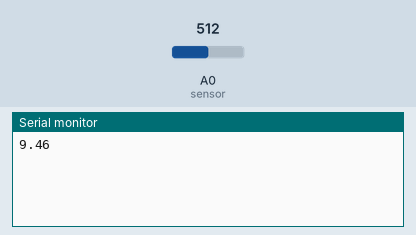
Bench run of a sketch on a simulated Arduino Uno, built with avr-gcc and run on an emulated ATmega328P. On the bench: the last lines printed to the serial monitor. The inputs (shaded band) are chosen by the test bench; at power-on: A0 (sensor) = 512.

Above: at 1.8 s.
1.9 s: A0 (sensor) set to 716
At 2.8 s:
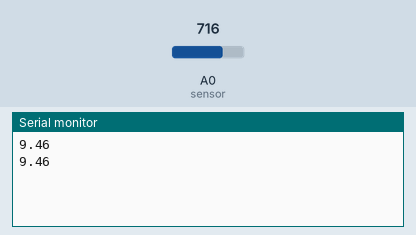
3.4 s: A0 (sensor) set to 900
At 4.8 s:
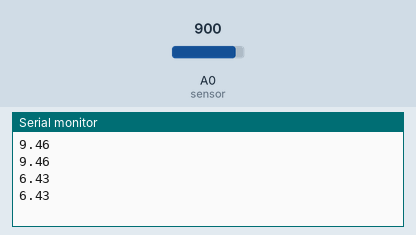
Timing chart, 0 to 6.4 s (numbered marks = the images above; inputs shaded):
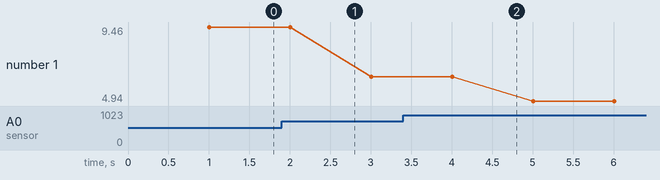

The sketch:

IR_DISTANCE_SENSOR.ino
```cpp
#define sensor A0 // Sharp IR GP2Y0A41SK0F (4-30cm, analog)

void setup() {
  Serial.begin(9600); // start the serial port
}

void loop() {

  /** 5v
  float volts = analogRead(sensor)*0.0048828125;  // value from sensor * (5/1024)
  int distance = 13*pow(volts, -1); // worked out from datasheet graph
  delay(1000); // slow down serial port

  if (distance <= 80){
    Serial.println(distance);   // print the distance
  }**/
  float distance = 12343.85 * pow(analogRead(sensor),-1.15);

  delay(1000);

  if (distance <= 80) {
    Serial.println(distance);
  }
}
```

Measured:
- plotted number 1: 9.46 → 6.43 after the input at 1.9 s, 6.43 → 4.94 after the input at 3.4 s
